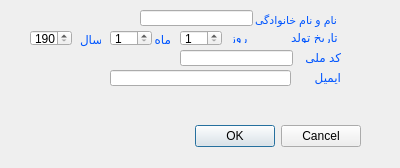
<?xml version="1.0" encoding="UTF-8"?>
<ui version="4.0">
 <class>Edit_Profile_Dialog</class>
 <widget class="QDialog" name="Edit_Profile_Dialog">
  <property name="geometry">
   <rect>
    <x>0</x>
    <y>0</y>
    <width>400</width>
    <height>168</height>
   </rect>
  </property>
  <property name="windowTitle">
   <string>Dialog</string>
  </property>
  <widget class="QDialogButtonBox" name="buttonBox">
   <property name="geometry">
    <rect>
     <x>20</x>
     <y>120</y>
     <width>341</width>
     <height>32</height>
    </rect>
   </property>
   <property name="orientation">
    <enum>Qt::Horizontal</enum>
   </property>
   <property name="standardButtons">
    <set>QDialogButtonBox::Cancel|QDialogButtonBox::Ok</set>
   </property>
  </widget>
  <widget class="QLabel" name="label">
   <property name="geometry">
    <rect>
     <x>236</x>
     <y>10</y>
     <width>101</width>
     <height>20</height>
    </rect>
   </property>
   <property name="text">
    <string>&lt;!DOCTYPE HTML PUBLIC &quot;-//W3C//DTD HTML 4.0//EN&quot; &quot;http://www.w3.org/TR/REC-html40/strict.dtd&quot;&gt;
&lt;html&gt;&lt;head&gt;&lt;meta name=&quot;qrichtext&quot; content=&quot;1&quot; /&gt;&lt;style type=&quot;text/css&quot;&gt;
p, li { white-space: pre-wrap; }
&lt;/style&gt;&lt;/head&gt;&lt;body style=&quot; font-family:'MS Shell Dlg 2'; font-size:8pt; font-weight:400; font-style:normal;&quot;&gt;
&lt;p align=&quot;right&quot; style=&quot; margin-top:12px; margin-bottom:12px; margin-left:0px; margin-right:0px; -qt-block-indent:0; text-indent:0px;&quot;&gt;&lt;span style=&quot; color:#0055ff;&quot;&gt;نام و نام خانوادگی&lt;/span&gt;&lt;/p&gt;&lt;/body&gt;&lt;/html&gt;</string>
   </property>
  </widget>
  <widget class="QLabel" name="label_2">
   <property name="geometry">
    <rect>
     <x>290</x>
     <y>30</y>
     <width>47</width>
     <height>13</height>
    </rect>
   </property>
   <property name="text">
    <string>&lt;html&gt;&lt;head/&gt;&lt;body&gt;&lt;p align=&quot;right&quot;&gt;&lt;span style=&quot; color:#0055ff;&quot;&gt;تاریخ تولد&lt;/span&gt;&lt;/p&gt;&lt;/body&gt;&lt;/html&gt;</string>
   </property>
  </widget>
  <widget class="QLabel" name="label_3">
   <property name="geometry">
    <rect>
     <x>80</x>
     <y>30</y>
     <width>21</width>
     <height>20</height>
    </rect>
   </property>
   <property name="text">
    <string>&lt;html&gt;&lt;head/&gt;&lt;body&gt;&lt;p align=&quot;right&quot;&gt;&lt;span style=&quot; color:#0055ff;&quot;&gt;سال&lt;/span&gt;&lt;/p&gt;&lt;/body&gt;&lt;/html&gt;</string>
   </property>
  </widget>
  <widget class="QLabel" name="label_4">
   <property name="geometry">
    <rect>
     <x>150</x>
     <y>30</y>
     <width>21</width>
     <height>20</height>
    </rect>
   </property>
   <property name="text">
    <string>&lt;html&gt;&lt;head/&gt;&lt;body&gt;&lt;p align=&quot;right&quot;&gt;&lt;span style=&quot; color:#0055ff;&quot;&gt;ماه&lt;/span&gt;&lt;/p&gt;&lt;/body&gt;&lt;/html&gt;</string>
   </property>
  </widget>
  <widget class="QLabel" name="label_5">
   <property name="geometry">
    <rect>
     <x>230</x>
     <y>30</y>
     <width>47</width>
     <height>13</height>
    </rect>
   </property>
   <property name="text">
    <string>&lt;html&gt;&lt;head/&gt;&lt;body&gt;&lt;p&gt;&lt;span style=&quot; color:#0055ff;&quot;&gt;روز&lt;/span&gt;&lt;/p&gt;&lt;/body&gt;&lt;/html&gt;</string>
   </property>
  </widget>
  <widget class="QLabel" name="label_6">
   <property name="geometry">
    <rect>
     <x>270</x>
     <y>50</y>
     <width>71</width>
     <height>16</height>
    </rect>
   </property>
   <property name="text">
    <string>&lt;html&gt;&lt;head/&gt;&lt;body&gt;&lt;p align=&quot;right&quot;&gt;&lt;span style=&quot; color:#0055ff;&quot;&gt;کد ملی&lt;/span&gt;&lt;/p&gt;&lt;/body&gt;&lt;/html&gt;</string>
   </property>
  </widget>
  <widget class="QLabel" name="label_7">
   <property name="geometry">
    <rect>
     <x>310</x>
     <y>70</y>
     <width>31</width>
     <height>16</height>
    </rect>
   </property>
   <property name="text">
    <string>&lt;html&gt;&lt;head/&gt;&lt;body&gt;&lt;p align=&quot;right&quot;&gt;&lt;span style=&quot; color:#0055ff;&quot;&gt;ایمیل&lt;/span&gt;&lt;/p&gt;&lt;/body&gt;&lt;/html&gt;</string>
   </property>
  </widget>
  <widget class="QLineEdit" name="Name_EditProf_lineEdit">
   <property name="geometry">
    <rect>
     <x>140</x>
     <y>10</y>
     <width>113</width>
     <height>16</height>
    </rect>
   </property>
   <property name="layoutDirection">
    <enum>Qt::RightToLeft</enum>
   </property>
  </widget>
  <widget class="QSpinBox" name="Day_spinBox">
   <property name="geometry">
    <rect>
     <x>180</x>
     <y>30</y>
     <width>42</width>
     <height>16</height>
    </rect>
   </property>
   <property name="minimum">
    <number>1</number>
   </property>
   <property name="maximum">
    <number>31</number>
   </property>
  </widget>
  <widget class="QSpinBox" name="Month_spinBox">
   <property name="geometry">
    <rect>
     <x>110</x>
     <y>30</y>
     <width>42</width>
     <height>16</height>
    </rect>
   </property>
   <property name="minimum">
    <number>1</number>
   </property>
   <property name="maximum">
    <number>12</number>
   </property>
  </widget>
  <widget class="QSpinBox" name="Year_spinBox">
   <property name="geometry">
    <rect>
     <x>30</x>
     <y>30</y>
     <width>42</width>
     <height>16</height>
    </rect>
   </property>
   <property name="minimum">
    <number>1900</number>
   </property>
   <property name="maximum">
    <number>2020</number>
   </property>
  </widget>
  <widget class="QLineEdit" name="nc_EditProf_lineEdit">
   <property name="geometry">
    <rect>
     <x>180</x>
     <y>50</y>
     <width>113</width>
     <height>16</height>
    </rect>
   </property>
  </widget>
  <widget class="QLineEdit" name="email_EditProf_lineEdit">
   <property name="geometry">
    <rect>
     <x>110</x>
     <y>70</y>
     <width>181</width>
     <height>16</height>
    </rect>
   </property>
  </widget>
 </widget>
 <resources/>
 <connections>
  <connection>
   <sender>buttonBox</sender>
   <signal>accepted()</signal>
   <receiver>Edit_Profile_Dialog</receiver>
   <slot>accept()</slot>
   <hints>
    <hint type="sourcelabel">
     <x>248</x>
     <y>254</y>
    </hint>
    <hint type="destinationlabel">
     <x>157</x>
     <y>274</y>
    </hint>
   </hints>
  </connection>
  <connection>
   <sender>buttonBox</sender>
   <signal>rejected()</signal>
   <receiver>Edit_Profile_Dialog</receiver>
   <slot>reject()</slot>
   <hints>
    <hint type="sourcelabel">
     <x>316</x>
     <y>260</y>
    </hint>
    <hint type="destinationlabel">
     <x>286</x>
     <y>274</y>
    </hint>
   </hints>
  </connection>
 </connections>
</ui>
